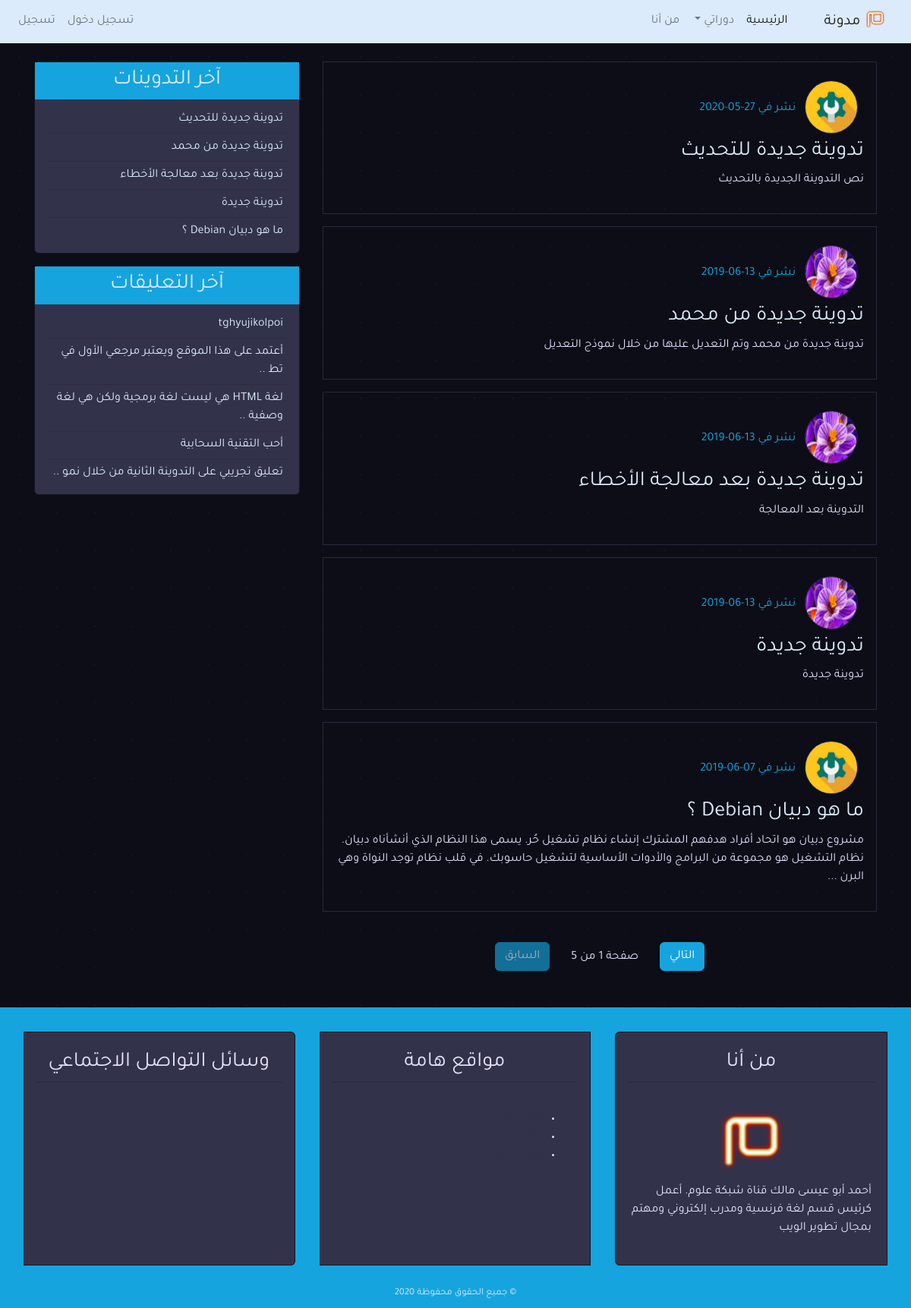
The page / on the database its author committed.
### blog/models.py (models this page shows, shortened)
class Post(models.Model):
    title = models.CharField(max_length=100)
    content = models.TextField()
    post_date = models.DateTimeField(default=timezone.now)
    post_update = models.DateTimeField(auto_now=True)
    author = models.ForeignKey(User, on_delete=models.CASCADE)
    class Meta:
        ordering = ('-post_date', )

class Comment(models.Model):
    name = models.CharField(max_length=50, verbose_name='الاسم')
    email = models.EmailField(verbose_name='البريد الإلكتروني')
    body = models.TextField(verbose_name='التعليق')
    comment_date = models.DateTimeField(auto_now_add=True)
    active = models.BooleanField(default=False)
    post = models.ForeignKey(
        Post, on_delete=models.CASCADE, related_name='comments')
    class Meta:
        ordering = ('-comment_date',)

### user/models.py (models this page shows, shortened)
class Profile(models.Model):
    image = models.ImageField(default='default.jpg', upload_to='profile_pics')
    user = models.OneToOneField(User, on_delete=models.CASCADE)

### blog/views.py (the view)
# urls.py: path('', views.home, name='home'),
def home(request):
    posts = Post.objects.all()
    paginator = Paginator(posts, 5)
    page = request.GET.get('page')
    try:
        posts = paginator.page(page)
    except PageNotAnInteger:
        posts = paginator.page(1)
    except EmptyPage:
        posts = paginator.page(paginator.num_page)
    context = {
        'title': 'الصفحة الرئيسية',
        'posts': posts,
        'page': page,
    }
    return render(request, 'blog/index.html', context)

### blog/templatetags/post_tag.py (called while the page is built)
@register.inclusion_tag('blog/latest_posts.html')
def latest_posts():
    context = {
        'l_posts': Post.objects.all()[0:5],
    }
    return context

@register.inclusion_tag('blog/latest_comments.html')
def latest_comments():
    context = {
        'l_comments': Comment.objects.filter(active=True)[:5],
    }
    return context

### blog/templates/blog/index.html (shortened to what this page needs)
{% extends 'blog/base.html' %}
{% block content %}
    {% for post in posts %}
        <div class="border p-3 mb-3">
            <img class="img-fluid rounded-circle border m-2" style="width: 70px; height:70px;"
                src="{{post.author.profile.image.url}}" alt="صورة الناشر">
            <span class="text-secondary">نشر في {{post.post_date|date:'d-m-Y'}}</span>
            <h3><a class="text-light" href="{% url 'detail' post.id %}">{{post.title}}</a></h3>
            {% if post.content|length >= 200 %}
                <p>{{post.content|slice:":200"}} ...</p>
            {% else %}
                <p>{{post.content|slice:":200"}}</p>
            {% endif %}
        </div>
    {% empty %}
    <div class="border text-info p-3 mb-3">
        <h3>لا يوجد تدوينات، إذا كان لديك حساب مسجل من قبل يمكنك <a href="{% url 'login' %}">تسجيل الدخول</a> والقيام بنشر
            أول تدوينة في الموقع.</h3>
    </div>
{% endfor %}
{% include 'blog/pagination.html' with page=posts %}
{% endblock content %}

### blog/templates/blog/base.html (shortened to what this page needs)
{% load static %}
{% load post_tag %}
<!DOCTYPE html>
<html lang="ar">
<head>
    <link rel="stylesheet" href="{% static 'blog/css/bootstrap4.min.css' %}">
</head>
<body>
    <header>
        <nav class="navbar navbar-expand-lg navbar-light bg-light">
            <a class="navbar-brand" href="#">
                <img src="{% static 'blog/images/mim-logo.png' %}" alt="شعار مدونة" width="30px">
                مدونة</a>
            <div class="collapse navbar-collapse" id="navbarSupportedContent">
                <ul class="navbar-nav">
                    <li class="nav-item active">
                        <a class="nav-link" href="{% url 'home' %}">الرئيسية <span class="sr-only">(current)</span></a>
                    </li>
                    <li class="nav-item dropdown">
                        <a class="nav-link dropdown-toggle" href="#" id="navbarDropdown" role="button"
                            data-toggle="dropdown" aria-haspopup="true" aria-expanded="false">
                            دوراتي
                        </a>
                    </li>
                    <li class="nav-item">
                        <a class="nav-link" href="{% url 'about' %}">من أنا</a>
                    </li>
                </ul>
                {% if user.is_authenticated %}
                    <ul class="navbar-nav mr-auto">
                        <li class="nav-item"><a class="nav-link" href="{% url 'new_post' %}">تدوينة جديدة</a></li>
                        <li class="nav-item"><a class="nav-link" href="{% url 'profile' %}">الملف الشخصي</a></li>
                        <li class="nav-item"><a class="nav-link" href="{% url 'logout' %}">تسجيل خروج</a></li>
                    </ul>
                {% else %}
                    <ul class="navbar-nav mr-auto">
                        <li class="nav-item"><a class="nav-link" href="{% url 'login' %}">تسجيل دخول</a></li>
                        <li class="nav-item"><a class="nav-link" href="{% url 'register' %}">تسجيل</a></li>
                    </ul>
                {% endif %}
            </div>
        </nav>
    </header>
    <section>
        <div class="container">
            <div class="row mt-4">
                <div class="col-md-8">
                    {% block content %}
                    {% endblock content %}
                </div>
                <div class="col-md-4">
                    <div class="card mb-3">
                        <h3 class="text-center bg-secondary text-light p-2">آخر التدوينات</h3>
                        {% latest_posts %}
                    </div>
                    <div class="card mb-3">
                        <h3 class="text-center bg-secondary text-light p-2">آخر التعليقات</h3>
                        {% latest_comments %}
                    </div>
                </div>
            </div>
        </div>
    </section>
    <footer class="bg-secondary">
        <div class="container-fluid">
            <div class="row">
                <div class="col-md">
                    <div class="card-group mt-3">
                        <div class="card m-3">
                            <h3 class="card-title text-center border-bottom p-2 m-3">من أنا</h3>
                            <div class="card-body">
                                <div class="text-center">
                                    <img src="{% static 'blog/images/mim-logo.png' %}" alt="شعار مدونة" width="100px">
                                </div>
                                <p>
                                    أحمد أبو عيسى مالك قناة شبكة علوم. أعمل كرئيس قسم لغة فرنسية ومدرب إلكتروني ومهتم
                                    بمجال
                                    تطوير الويب
                                </p>
                            </div>
                        </div>
                        <div class="card m-3">
                            <h3 class="card-title text-center border-bottom p-2 m-3">مواقع هامة</h3>
                            <div class="card-body">
                                <ul>
                                    <li><a class="text-dark" href="https://www.python.org/doc/">وثائق بايثون</a></li>
                                    <li><a class="text-dark" href="https://docs.djangoproject.com/en/2.2/">وثائق
                                            دجانجو</a></li>
                                    <li><a class="text-dark" href="https://developer.mozilla.org/">توثيق MDN</a></li>
                                </ul>
                            </div>
                        </div>
                        <div class="card m-3">
                            <h3 class="card-title text-center border-bottom p-2 m-3">وسائل التواصل الاجتماعي</h3>
                            <h4 class="card-body text-center">
                            </h4>
                        </div>
                    </div>
                </div>
            </div>
            <div class="row p-2">
                <div class="col-md text-center">
                    <small class="text-light">&copy; جميع الحقوق محفوظة {% now 'Y' %}</small>
                </div>
            </div>
        </div>
    </footer>
</body>
</html>

### blog/templates/blog/pagination.html
<div class="pt-3 mt-4 mb-5 text-center">
    {% if page.has_next %}
        <a class="btn btn-secondary bg-secondary" href="?page={{page.next_page_number}}">التالي</a>
    {% else %}
        <a class="btn btn-secondary bg-secondary disabled" href="#">التالي</a>
    {% endif %}
    <span class="pr-4 pl-4">صفحة {{page.number}} من {{page.paginator.num_pages}}</span>
    {% if page.has_previous %}
        <a class="btn btn-secondary bg-secondary" href="?page={{page.previous_page_number}}">السابق</a>
    {% else %}
        <a class="btn btn-secondary bg-secondary disabled" href="#">السابق</a>
    {% endif %}
</div>

### blog/templates/blog/latest_posts.html
<ul class="list-group-flush latest-post">
    {% for post in l_posts %}
        <li class="list-group-item latest-post-item">
            <a class="text-light" href="{% url 'detail' post.id %}">{{post.title}}</a>
        </li>
    {% empty %}
        <li class="list-group-item latest-post-item">لا يوجد تدوينات</li>
    {% endfor %}
</ul>

### blog/templates/blog/latest_comments.html
<ul class="list-group-flush latest-comment">
    {% for comment in l_comments %}
        <li class="list-group-item latest-comment-item">
            <a class="text-light" href="{% url 'detail' comment.post.id %}">
                {% if comment.body|length > 40 %}
                    {{comment.body|slice:'45'}} ..
                {% else %}
                    {{comment.body}}
                {% endif %}
            </a>
        </li>
    {% empty %}
        <li class="list-group-item latest-comment-item">لا يوجد تعليقات</li>
    {% endfor %}
</ul>

### rows shown on the page
Post: author.profile.image (picture), post_date "27-05-2020", title "تدوينة جديدة للتحديث", content "نص التدوينة الجديدة بالتحديث"
Post: author.profile.image (picture), post_date "13-06-2019", title "تدوينة جديدة من محمد", content "تدوينة جديدة من محمد وتم التعديل عليها من خلال نموذج التعديل"
Post: author.profile.image (picture), post_date "13-06-2019", title "تدوينة جديدة بعد معالجة الأخطاء", content "التدوينة بعد المعالجة"
Post: author.profile.image (picture), post_date "13-06-2019", title "تدوينة جديدة", content "تدوينة جديدة"
Post: author.profile.image (picture), post_date "07-06-2019", title "ما هو دبيان Debian ؟", content "مشروع دبيان هو اتحاد أفراد هدفهم المشترك إنشاء نظام تشغيل حُر. يسمى هذا النظام الذي أنشأناه دبيان. نظام التشغيل هو مجموعة من البرامج والأدوات الأساسية لتشغيل حاسوبك. في قلب نظام توجد النواة وهي البرن"
Comment: body "tghyujikolpoi"
Comment: body "أعتمد على هذا الموقع ويعتبر مرجعي الأول في تط"
Comment: body "لغة HTML هي ليست لغة برمجية ولكن هي لغة وصفية"
Comment: body "أحب التقنية السحابية"
Comment: body "تعليق تجريبي على التدوينة الثانية من خلال نمو"

### other values the page prints
{{ page.paginator.num_pages }} "5"
